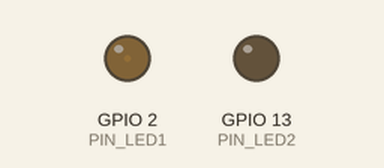
Simulated run of this sketch. Board: ESP32. Parts: output pins drawn as LEDs (lit = HIGH).

Above: at 0.05 s.
At 2.3 s:
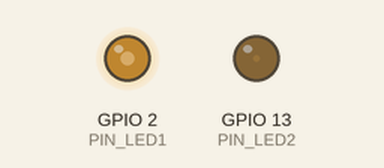
At 4.6 s:
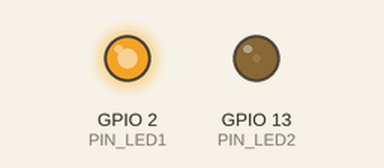
At 9.2 s:
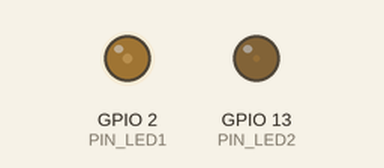
Timing chart, 0 to 13.3 s (numbered marks = the images above):
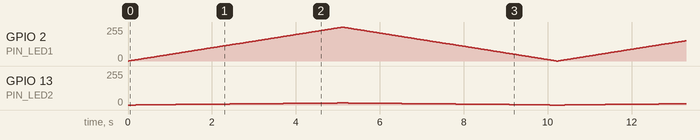

The sketch:

Breathing_Led.ino
```cpp
//This code makes the Led act like it is breathing. So the led goes on and off according to how it is programmed

#define PIN_LED1  2   //define the led pin1
#define PIN_LED2  13  //define the led pin2

//the chn parameter is used to select a specific PWM channel on the microcontroller or platform you are working
//with. PWM channels allow you to independently control multiple PWM signals, each of which can be connected
//to a diffferent output pin

#define CHN1      1   //define the pwm channel1
#define CHN2      2   //define the pwm channel2

//the freq parameter is used to set the frequency of the PWM signal generated by the PWM channel
//In plain context, the value of freq represents how fast the led blinks. As it progresses above 10,20,30...
//the led becomes too fast fot the human eye to notice the blinks

#define FRQ1      1000  //define the pwm frequency
#define FRQ2      1000  //define the pwm frequency

//at a low frequency, it is also difficult for an iphone camera to detect the blinking rate

#define PWM_BIT1   8    //define the pwm precision
#define PWM_BIT2   12   //define the pwm precision

//the bits parameters serves the purpose of specifying the precision or resolution of the PWM values for a
//particular PWM channel. The higher the bit value, the smoother the transition.
//higher bit values however, increase the computational load on the microcontroller

void setup() {
  ledcSetup(CHN1, FRQ1, PWM_BIT1); //setup pwm channel
  ledcSetup(CHN2, FRQ2, PWM_BIT2); //setup pwm channel
  ledcAttachPin(PIN_LED1, CHN1);  //attach the led pin to pwm channel
  ledcAttachPin(PIN_LED2, CHN2);  //attach the led pin to pwm channel
}

void loop() {
  for (int i = 0; i < 255; i++) { //make light fade in
    ledcWrite(CHN1, i);
    ledcWrite(CHN2, i);
    delay(20);
  }
  for (int i = 255; i > -1; i--) {  //make light fade out
    ledcWrite(CHN1, i);
    ledcWrite(CHN2, i);
    delay(20);
  }

}
```
